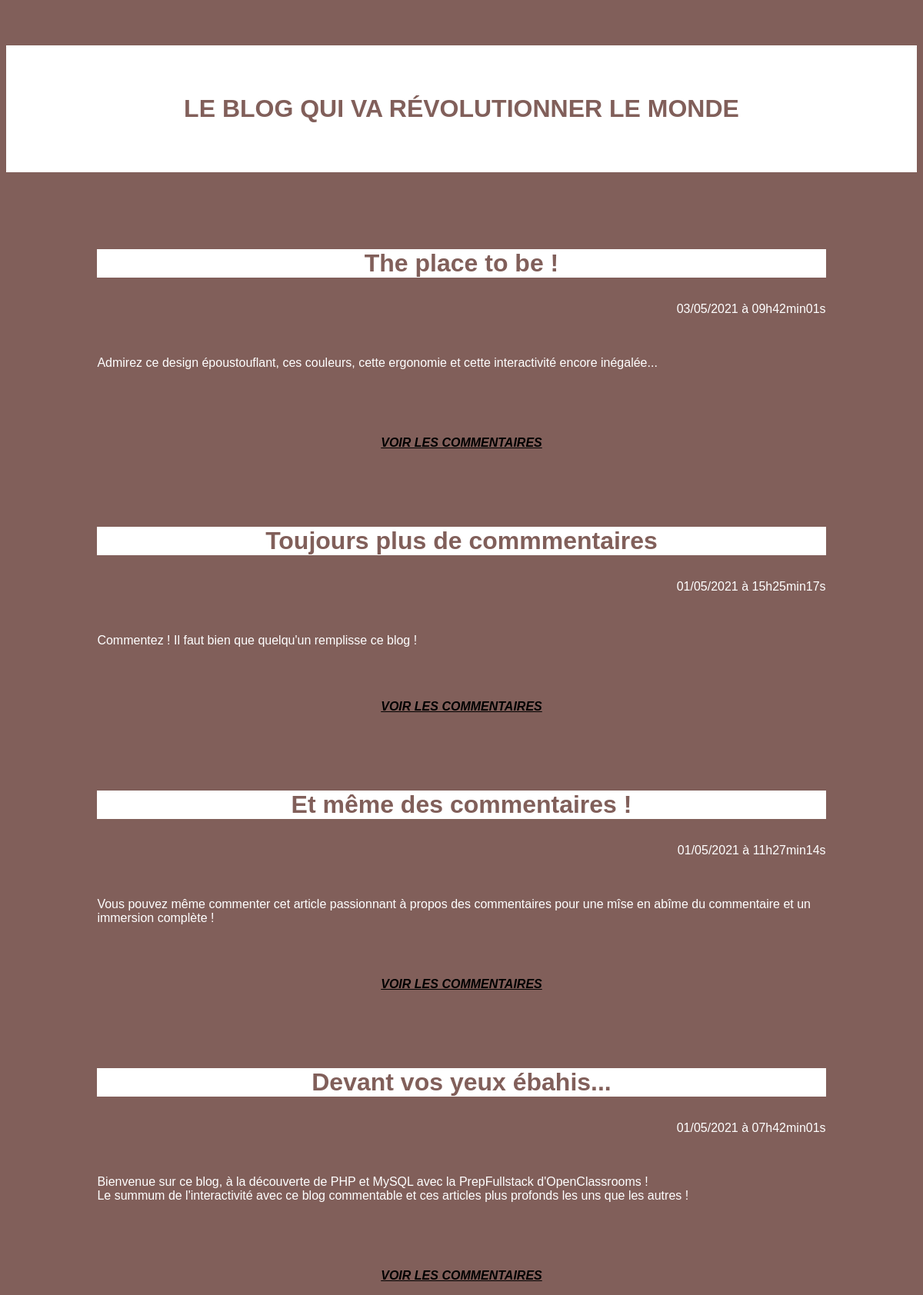
The page / on the database its author committed.
### tables this page shows
CREATE TABLE `articles` (
  `id` int NOT NULL,
  `titre` varchar(255) NOT NULL,
  `contenu` text NOT NULL,
  `date_creation` datetime NOT NULL
);

### listeArticles.php (the view, shortened to what this page needs)
<?php
    $req = $bdd->query('SELECT id, titre, contenu, DATE_FORMAT(date_creation, \'%d/%m/%Y à %Hh%imin%ss\') AS date_creation_fr FROM articles ORDER BY date_creation DESC LIMIT 0, 5');
        while ($donnees = $req->fetch()) {
?>
            <div class="articles">
                <h3><?php echo htmlspecialchars($donnees['titre']); ?></h3>
                <p class="date"><?php echo $donnees['date_creation_fr']; ?></p><br />
                <br /><?php echo nl2br(htmlspecialchars($donnees['contenu']));?><br />
                <br /><p class="voirCommentaires"><em><a href="commentaires.php?billet=<?php echo $donnees['id']; ?>">VOIR LES COMMENTAIRES</a></em></p>
            </div>
<?php
}
?>

### index.php (shortened to what this page needs)
<!DOCTYPE html>
<html>
    <head>
        <link href="style.css" rel="stylesheet" />
    </head>
    <body>
        <h1>LE BLOG QUI VA RÉVOLUTIONNER LE MONDE</h1>
        <?php
            include("getArticle.php");
            include("listeArticles.php");
        ?>
    </body>
</html>

### style.css (style rules this page uses)
html { background-color: #815f5a; color: white; font-family: 'Gill Sans', 'Gill Sans MT', Calibri, 'Trebuchet MS', sans-serif; }
h1 { margin-top: 5%; margin-bottom: 5%; padding-top: 2em; padding-bottom: 2em; }
h1, h2, h3 { background-color: white; color: #815f5a; font-size: xx-large; }
h1, h2, h3, .voirCommentaires, a, .comment { text-align: center; }
.date { text-align: right; }
.articles, .comment { margin: auto; margin-top:100px; width:80%; }
a, .voirCommentaires { margin-top: 50px; color: black; font-weight: bold; }

### rows shown on the page
articles: titre "The place to be !", date_creation_fr "03/05/2021 à 09h42min01s", contenu "Admirez ce design époustouflant, ces couleurs, cette ergonomie et cette interactivité encore inégalée..."
articles: titre "Toujours plus de commmentaires", date_creation_fr "01/05/2021 à 15h25min17s", contenu "Commentez ! Il faut bien que quelqu'un remplisse ce blog !"
articles: titre "Et même des commentaires !", date_creation_fr "01/05/2021 à 11h27min14s", contenu "Vous pouvez même commenter cet article passionnant à propos des commentaires pour une mîse en abîme du commentaire et un immersion complète !"
articles: titre "Devant vos yeux ébahis...", date_creation_fr "01/05/2021 à 07h42min01s", contenu "Bienvenue sur ce blog, à la découverte de PHP et MySQL avec la PrepFullstack d'OpenClassrooms ! Le summum de l'interactivité avec ce blog commentable et ces articles plus profonds les uns que les autres !"
